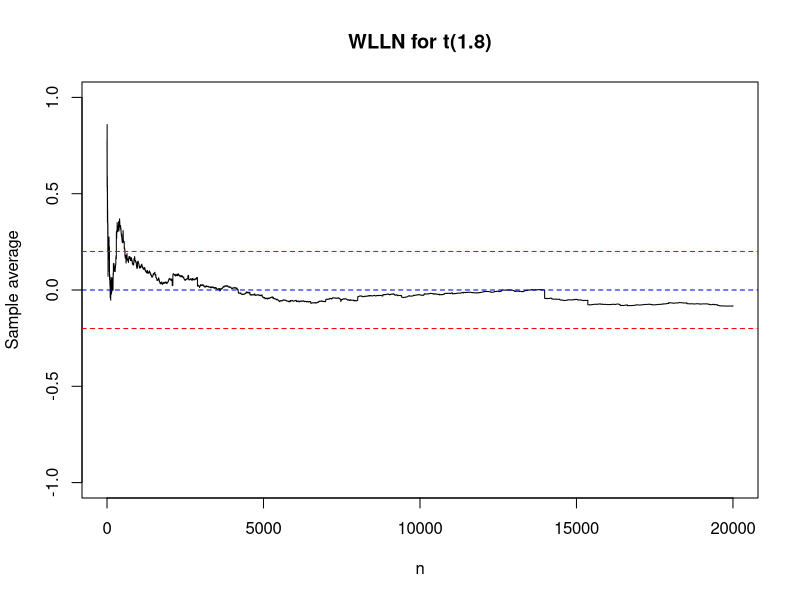

Recreate this plot in R.
n = 20000
eps = 0.2
nu = 1.8
x = rt(n, nu)
xbars = cumsum(x) / 1:n
plot(1:n, xbars, type = "l", xlab = "n", ylab = "Sample average", main = "WLLN for t(1.8)",
     ylim = c(0 - 5*eps, 0 + 5*eps))
abline(h = c(eps, - eps, 0), lty = 2, col = c("red", "red", "blue"))